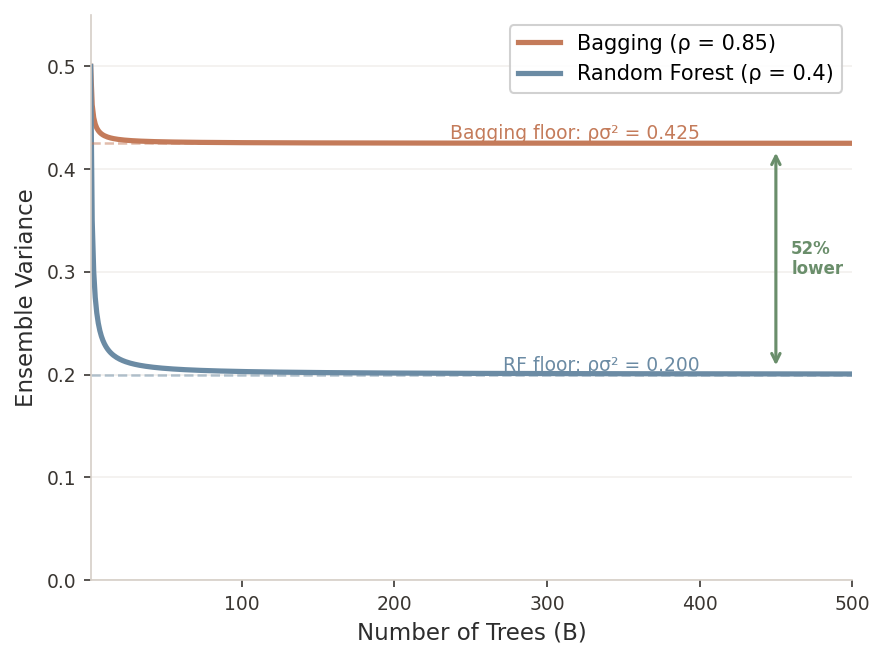

Write the Python code that produced this figure.
"""Correlation floor comparison: Bagging vs Random Forest variance reduction."""
import matplotlib.pyplot as plt
import numpy as np

plt.rcParams['figure.facecolor'] = 'white'
plt.rcParams['font.family'] = 'sans-serif'

# Parameters
sigma2 = 0.50
B_values = np.arange(1, 501)
rho_bagging = 0.85
rho_rf = 0.40

# Variance formulas
var_bagging = rho_bagging * sigma2 + (1 - rho_bagging) / B_values * sigma2
var_rf = rho_rf * sigma2 + (1 - rho_rf) / B_values * sigma2

fig, ax = plt.subplots(figsize=(6, 4.5), dpi=150)

ax.plot(B_values, var_bagging, color='#C47B5A', linewidth=2.5, label=f'Bagging (ρ = {rho_bagging})')
ax.plot(B_values, var_rf, color='#6B8BA4', linewidth=2.5, label=f'Random Forest (ρ = {rho_rf})')

# Correlation floors
ax.axhline(y=rho_bagging * sigma2, color='#C47B5A', linestyle='--', alpha=0.5, linewidth=1.2)
ax.axhline(y=rho_rf * sigma2, color='#6B8BA4', linestyle='--', alpha=0.5, linewidth=1.2)

# Annotations
ax.annotate(f'Bagging floor: ρσ² = {rho_bagging * sigma2:.3f}',
            xy=(400, rho_bagging * sigma2), fontsize=9, color='#C47B5A',
            va='bottom', ha='right')
ax.annotate(f'RF floor: ρσ² = {rho_rf * sigma2:.3f}',
            xy=(400, rho_rf * sigma2), fontsize=9, color='#6B8BA4',
            va='bottom', ha='right')

# Arrow showing 52% reduction
mid_y = (rho_bagging * sigma2 + rho_rf * sigma2) / 2
ax.annotate('', xy=(450, rho_rf * sigma2 + 0.005), xytext=(450, rho_bagging * sigma2 - 0.005),
            arrowprops=dict(arrowstyle='<->', color='#6A8E6B', lw=1.5))
ax.text(460, mid_y, '52%\nlower', fontsize=8, color='#6A8E6B', va='center', fontweight='bold')

ax.set_xlabel('Number of Trees (B)', fontsize=11, color='#2D2D2D')
ax.set_ylabel('Ensemble Variance', fontsize=11, color='#2D2D2D')
ax.set_xlim(1, 500)
ax.set_ylim(0, 0.55)
ax.legend(fontsize=10, loc='upper right', framealpha=0.9)
ax.spines['top'].set_visible(False)
ax.spines['right'].set_visible(False)
ax.spines['left'].set_color('#D5CEC7')
ax.spines['bottom'].set_color('#D5CEC7')
ax.tick_params(colors='#3A3632', labelsize=9)
ax.grid(axis='y', alpha=0.3, color='#D5CEC7')

plt.tight_layout()
plt.savefig('/Users/openclaw/Resilio Sync/Documents/econ-lecture-material/econ5200-applied-data-analytics/ch19-econ5200-tree-based-models-random-forests/figures/figure_001_correlation_floor.png',
            dpi=150, bbox_inches='tight', facecolor='white')
plt.close()
print("OK: figure_001_correlation_floor.png")
